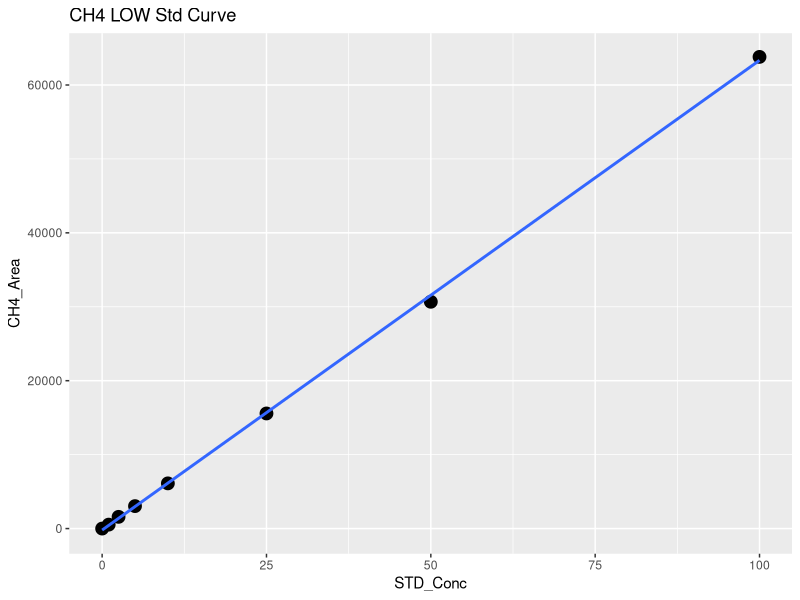
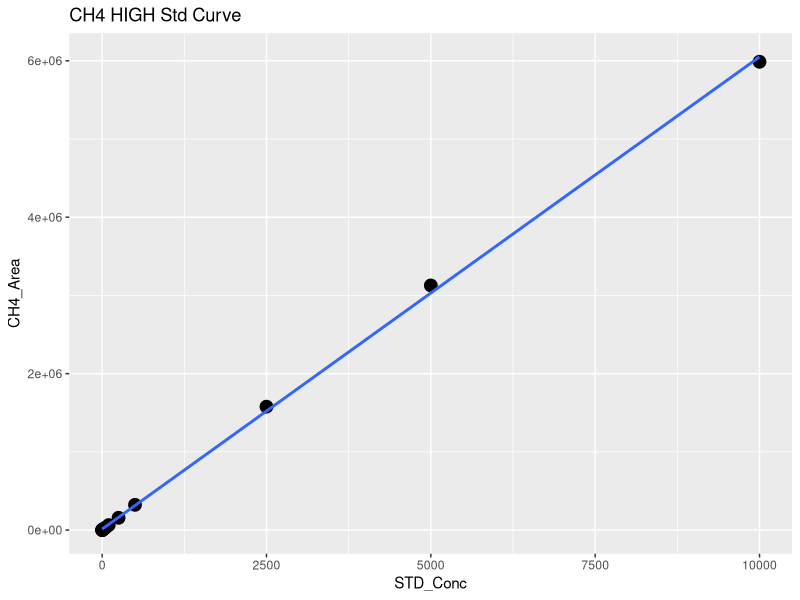
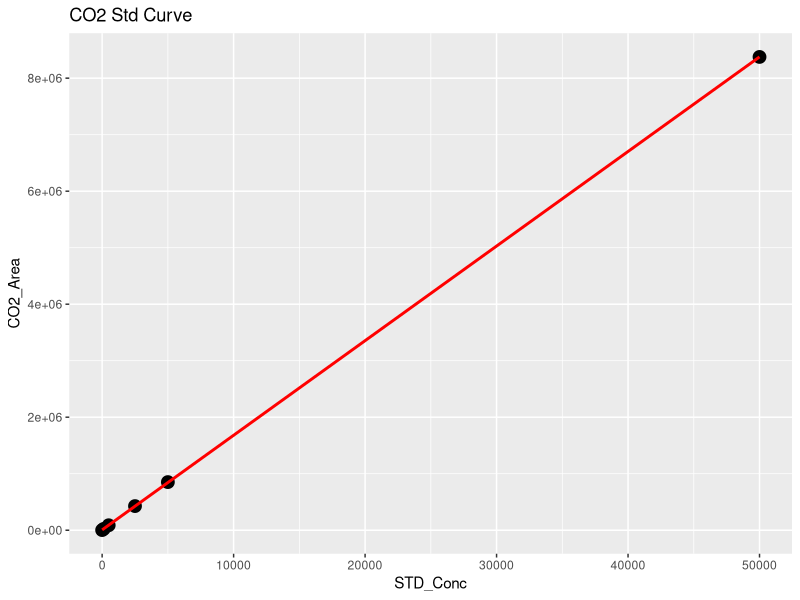
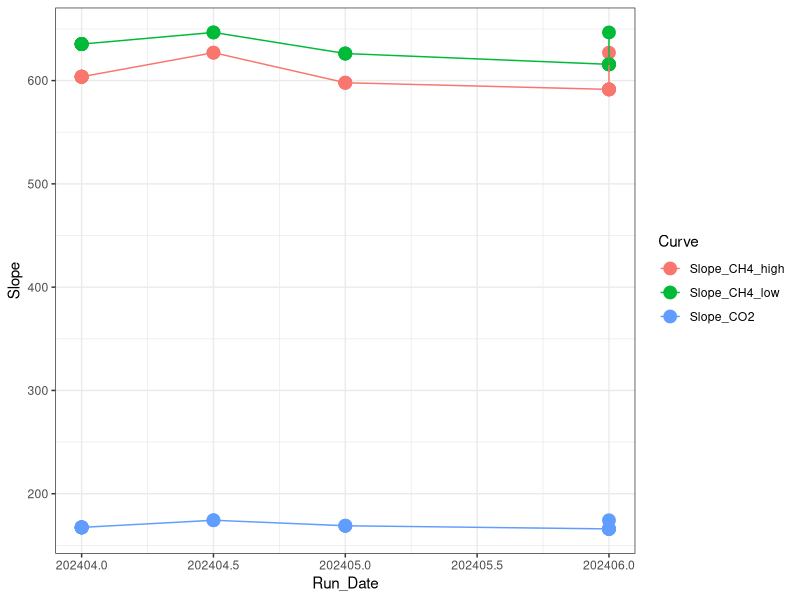

Source code (R) for these figures, in order: (Note: this script raises an error after producing the figures.)
## ---- chunk 1
library(dplyr)
library(ggplot2)
library(ggpubr)
library(stringr)
## ---- chunk 2

#Read in June Data 
raw <- read.csv("Raw Data/COMPASS_CBSYN_SGW_202404_entered.csv")
head(raw)

raw <- raw %>%
  rename(Sample_ID = Sample.ID)

#pull out methane standards
stds_ch4 <-  raw %>%  
  filter(str_detect(Sample_Type, "STD_CH4"))
#head(stds_ch4)

#split into high curve and low curve for CH4
stds_ch4_low <- stds_ch4  %>%  
  filter(!STD_Conc > 100)

#Low curve for CH4
CH4_Low <- ggplot(stds_ch4_low, aes(STD_Conc, CH4_Area)) + geom_point(size=4) + 
  geom_smooth(method = "lm", se = FALSE) + labs(title="CH4 LOW Std Curve")
CH4_Low

CH4_Low_lm <- lm(stds_ch4_low$CH4_Area ~ stds_ch4_low$STD_Conc)
summary(CH4_Low_lm)
cf <- coef(CH4_Low_lm)

#create data frame with 1 rows and 0 columns
Slope_CH4_low <- data.frame(matrix(ncol = 0, nrow = 1))
Slope_CH4_low$Curve <- "Slope_CH4_low"
Slope_CH4_low$R2 <- summary(CH4_Low_lm)$adj.r.squared
Slope_CH4_low$Slope <- cf[2]
Slope_CH4_low$Intercept <- cf[1]
#head(Slope_CH4_low)

#High curve for CH4
CH4_High <- ggplot(stds_ch4, aes(STD_Conc, CH4_Area)) + geom_point(size=4) + 
  geom_smooth(method = "lm", se = FALSE) + labs(title="CH4 HIGH Std Curve")
CH4_High

stds_ch4_lm <- lm(stds_ch4$CH4_Area ~ stds_ch4$STD_Conc)
summary(stds_ch4_lm)
cf <- coef(stds_ch4_lm)

#create data frame with 1 rows and 0 columns
Slope_CH4_high <- data.frame(matrix(ncol = 0, nrow = 1))
Slope_CH4_high$Curve <- "Slope_CH4_high"
Slope_CH4_high$R2 <- summary(stds_ch4_lm)$adj.r.squared
Slope_CH4_high$Slope <- cf[2]
Slope_CH4_high$Intercept <- cf[1]
#head(Slope_CH4_high)

#pull out co2 standards
stds_co2 <-  raw %>%  
  filter(str_detect(Sample_Type, "STD_CO2"))
#head(stds_co2)

#CO2 Curve
CO2_stds <- ggplot(stds_co2, aes(STD_Conc, CO2_Area)) + geom_point(size=4) + 
  geom_smooth(method = "lm", se = FALSE, color="red") + labs(title="CO2 Std Curve")
CO2_stds

stds_co2_lm <- lm(stds_co2$CO2_Area ~ stds_co2$STD_Conc)
summary(stds_co2_lm)
cf <- coef(stds_co2_lm)

#create data frame with 1 rows and 0 columns
Slope_CO2 <- data.frame(matrix(ncol = 0, nrow = 1))
Slope_CO2$Curve <- "Slope_CO2"
Slope_CO2$R2 <- summary(stds_co2_lm)$adj.r.squared
Slope_CO2$Slope <- cf[2]
Slope_CO2$Intercept <- cf[1]
#head(Slope_CO2)

#pull all the slopes together into one dataframe 
Slopes <- rbind(Slope_CH4_low, Slope_CH4_high, Slope_CO2)
#head(Slopes)

#needs changed each time #####
Slopes$Run_Date <- c(202404, 202404, 202404)

log <- read.csv("Raw Data/COMPASS_Varian_QAQC_2024.csv")
head(log)
log <- log[ ,-c(1)]
log <- rbind(log, Slopes)

Slopes_chk <- ggplot(log, aes(Run_Date, Slope, col=Curve)) + geom_point(size=4) + geom_line() + theme_bw()
Slopes_chk

write.csv(log, "Raw Data/COMPASS_Varian_QAQC_2024.csv")
## ---- chunk 3
#head(raw)

#pull out methane standards
Samples <-  raw %>%  
  filter(!str_detect(Sample_Type, "STD_CH4")) %>%  
  filter(!str_detect(Sample_Type, "STD_CO2")) %>%  
  filter(!str_detect(Sample_Type, "Blank")) %>%  
  filter(!str_detect(Sample_Type, "Chk_STD")) %>%  
   filter(!str_detect(Sample_Type, "CHKSTD")) %>%
  filter(!str_detect(Sample_Type, "NA"))
#head(Samples)

#Now flag any areas that are above the 100ppm area for CH4
Samples$CH4_Curve <- ifelse(Samples$CH4_Area >71000, "High", "Low")
#head(Samples)

#Calculate CH4 concentrations in ppm
Samples$CH4_Conc_ppm <- ifelse(Samples$CH4_Area >71000, (Samples$CH4_Area-Slope_CH4_high$Intercept)/Slope_CH4_high$Slope,                                       (Samples$CH4_Area-Slope_CH4_low$Intercept)/Slope_CH4_low$Slope )

#Calculate CO2 concentrations in ppm 
Samples$CO2_Conc_ppm <- ((Samples$CO2_Area-Slope_CO2$Intercept)/Slope_CO2$Slope) 

#head(Samples)

##########make flags for any dilutions needed 
#highest CH4 standard = 10000
#highest CO2 standard = 50000

Samples$CH4_Flag <- ifelse(Samples$CH4_Conc_ppm >10000, "Needs Dilution", "Within Range")
Samples$CO2_Flag <- ifelse(Samples$CO2_Conc_ppm >50000, "Needs Dilution", "Within Range")
#head(Samples)

## ---- chunk 4

chks <-  raw %>%  
  filter(!str_detect(Sample_Type, "STD_CH4")) %>%  
  filter(!str_detect(Sample_Type, "STD_CO2")) %>%  
  filter(!str_detect(Sample_Type, "Blank")) %>%  
  filter(!str_detect(Sample_Type, "Unknown")) %>%  
  filter(!str_detect(Sample_Type, "NA"))
#head(chks)

#Calculate CH4 concentrations in ppm
chks$CH4_Conc_ppm <- ifelse(chks$CH4_Area >71000, 
                      (chks$CH4_Area-Slope_CH4_high$Intercept)/Slope_CH4_high$Slope,                                       (chks$CH4_Area-Slope_CH4_low$Intercept)/Slope_CH4_low$Slope )

#Calculate CO2 concentrations in ppm 
chks$CO2_Conc_ppm <- ((chks$CO2_Area-Slope_CO2$Intercept)/Slope_CO2$Slope)



#change this if check standard concentrations are different 
level_ch4 <- 5      #ppm
level_co2 <- 1000   #ppm

#calculate percent difference of check standards 
chks$Ch4_diff <- ((chks$CH4_Conc_ppm - level_ch4)/((chks$CH4_Conc_ppm + level_ch4)/2)) * 100
chks$CH4_diff_flag <-  ifelse(chks$Ch4_diff <10, 'YES', 'NO, rerun')

chks$CO2_diff <- ((chks$CO2_Conc_ppm - level_co2)/((chks$CO2_Conc_ppm + level_co2)/2)) * 100
chks$CO2_diff_flag <-  ifelse(chks$CO2_diff <10, 'YES', 'NO, rerun')

#now plot the Ch4 concentrations and the CO2 concentrations vs. the expected concentration 
#then also make the color the percent difference between the expected and observed concentration 

ch4_chk <-  ggplot(data = chks, aes(x = Sample_ID, y = CH4_Conc_ppm, fill=CH4_diff_flag)) +
       geom_bar(stat = 'identity') + 
        scale_fill_manual(values=c( "darkgreen", "darkgrey"))+
        #scale_fill_gradient2(low='red', mid='white', high='blue', space='Lab') + 
        theme_classic() + labs(x= " ", y="CH4  (ppm)", title="Check Stds: CH4") + 
        theme(legend.position="bottom") +  geom_hline(yintercept=level_ch4, linetype="dashed", 
                color = "black", size=1)


co2_chk <-  ggplot(data = chks, aes(x = Sample_ID, y = CO2_Conc_ppm, fill=CO2_diff_flag)) +
       geom_bar(stat = 'identity') + 
        scale_fill_manual(values=c("darkgreen", "darkgrey"))+
        #scale_fill_gradient2(low='red', mid='white', high='blue', space='Lab') + 
        theme_classic() + labs(x= " ", y="CO2  (ppm)", title="Check Stds: CO2") + 
        theme(legend.position="bottom") +  geom_hline(yintercept=level_co2, linetype="dashed", 
                color = "black", size=1)

ggarrange(ch4_chk, co2_chk, nrow=1, ncol=2)


## ---- chunk 5

#multiply the concentration by the dilution factor
Samples$CH4_Conc_ppm_dilcorr <- (Samples$CH4_Conc_ppm * Samples$Dilution_Factor)

Samples$CO2_Conc_ppm_dilcorr <- (Samples$CO2_Conc_ppm * Samples$Dilution_Factor)

#check results
#head(Samples)

#quick first look at the samples 
ch4_samples <-  ggplot(data = Samples, aes(x = Sample_ID, y = CH4_Conc_ppm, fill=CH4_Flag)) +
       geom_bar(stat = 'identity') + 
        scale_fill_manual(values=c("red","darkgreen"))+
        #scale_fill_gradient2(low='red', mid='white', high='blue', space='Lab') + 
        theme_classic() + labs(x= " ", y="CH4 (ppm)", title="CH4: Green = Within Range") + 
        theme(legend.position="none") 


co2_samples <-  ggplot(data = Samples, aes(x = Sample_ID, y = CO2_Conc_ppm, fill=CO2_Flag)) +
       geom_bar(stat = 'identity') + 
        scale_fill_manual(values=c("red", "darkgreen"))+
        #scale_fill_gradient2(low='red', mid='white', high='blue', space='Lab') + 
        theme_classic() + labs(x= " ", y="CO2 (ppm)", title="CO2: Green = Within Range") + 
        theme(legend.position="none") 

ggarrange(ch4_samples, co2_samples, nrow=1, ncol=2)


## ---- chunk 6

# Convert ppm CH4 to total umol CH4 in the sample headspace
# use Ideal Gas Law:  
#   hdsp umol CH4 = ppm CH4*(PV/RT) 
#      P = 1 (pressure in atm)
#      R = 0.082 (gas constant)
#      V = 0.015 (gas syringe volume in L)
#      T = "TempC" column value in Kelvin (equilibration temperature)

#set the volume used for the sample
#volume = 0.02
#TempC <-  25 #I am assuming 25C not sure how we want to handle this

#Calculate CH4 concentrations in ppm
#Samples$CH4_Conc_umol <- ifelse(Samples$G_W == "W",
#                    ((Samples$CH4_Conc_ppm_dilcorr*((1*volume/1000)/(0.08206*(TempC+273.15))))/(volume/1000)),
#                    ((((Samples$CH4_Conc_ppm_dilcorr/1000))/16.04)*1000000  ))
#Samples$CO2_Conc_umol <- ifelse(Samples$G_W == "W",
#                    ((Samples$CO2_Conc_ppm_dilcorr*((1*volume/1000)/(0.08206*(TempC+273.15))))/(volume/1000)),
#                    ((((Samples$CO2_Conc_ppm_dilcorr/1000))/16.04)*1000000  ))

#do an if then statement (if it says water use this and if it says gas then use )
#Samples$hdsp_umol_CH4 <- (Samples$CH4_Conc_ppm_dilcorr*((1*volume/1000)/(0.08206*(TempC+273.15))))/(volume/1000)
#Samples$hdsp_umol_CO2 <- Samples$CO2_Conc_ppm_dilcorr*((1*volume/1000)/(0.08206*(TempC+273.15)))
# Convert headspace CH4 to dissolved umol/L Ch4 in sample
#Samples$pw_umol_CH4 <- Samples$hdsp_umol_CH4/(volume/1000)

#quick first look at the samples 
#ch4_samples1 <-  ggplot(data = Samples, aes(x = Sample_ID, y = CH4_Conc_umol, fill=G_W)) +
#       geom_bar(stat = 'identity') + 
 #       scale_fill_manual(values=c("darkgrey","darkblue"))+
        #scale_fill_gradient2(low='red', mid='white', high='blue', space='Lab') + 
 #       theme_classic() + labs(x= " ", y="CH4 (uM)", title="CH4: Blue = PW Sample") + 
 #       theme(legend.position="none") 


#co2_samples1 <-  ggplot(data = Samples, aes(x = Sample_ID, y = CO2_Conc_umol, fill=G_W)) +
 #      geom_bar(stat = 'identity') + 
#        scale_fill_manual(values=c("darkgrey","darkblue"))+
        #scale_fill_gradient2(low='red', mid='white', high='blue', space='Lab') + 
#        theme_classic() + labs(x= " ", y="CO2 (uM)", title="CO2: Blue = PW Sample") + 
#        theme(legend.position="none") 

#ggarrange(ch4_samples1, co2_samples1, nrow=1, ncol=2)

## ---- chunk 7

#pull out what we need 
Samples1 <- Samples[ ,c(1:3,6:9,17:20)]
#head(Samples1)

IDs <- data.frame(do.call('rbind', strsplit(as.character(Samples1$Sample_ID),'_',fixed=TRUE)))
colnames(IDs) <- c("Site" , "Zone", "Replicate", "Depth")
IDs$Depth1 <- ifelse(IDs$Depth == '10cm', '10', 
                 ifelse(IDs$Depth == '20cm', '20', 
                        ifelse(IDs$Depth == '45cm', '45', '0')))
head(IDs)

#rejoin them to the dataframe
alldat <- cbind(IDs, Samples1)
head(alldat)

write.csv(alldat, "Processed Data/COMPASS_CBSYN_SGW_202404_Processed.csv")

